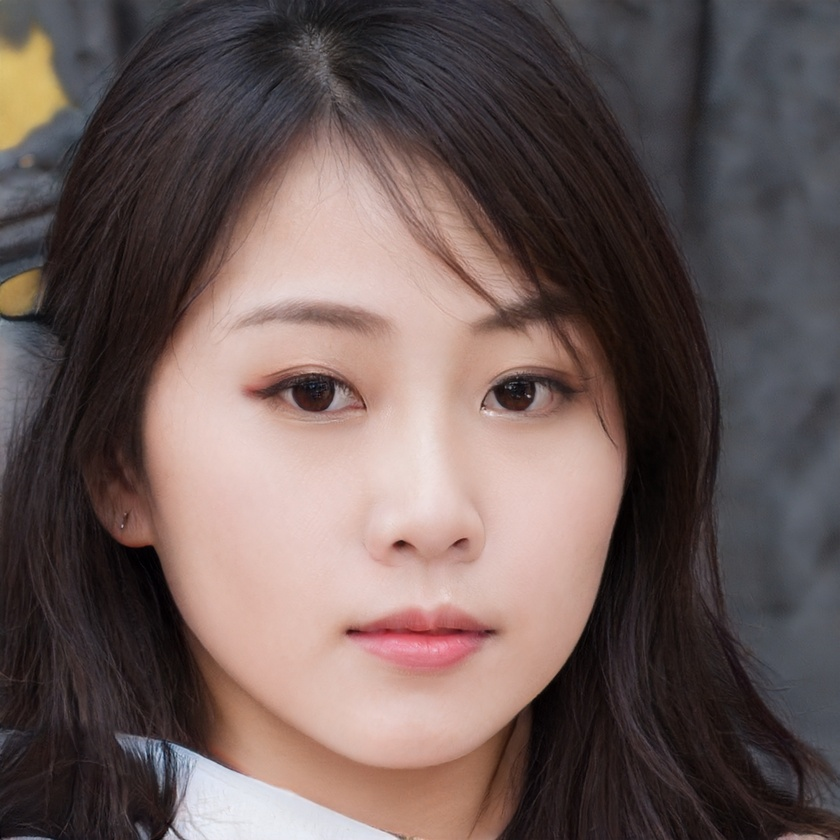
#> input picture images/p3.jpg, 840 x 840 px, shrunk from 1024 x 1024 before the run
$ python skin_tone_features.py
#> lines starting #> are read from the running program, lines starting #| are printed output that depends on the picture; after the words box and inside, x2 and y2 are one past the last pixel; in counts of white or black regions, pixels touching at a corner belong together
import os

import cv2

# 确保保存路径的文件夹存在
os.makedirs("./images/output_09", exist_ok=True)


def skin(img):
    img_hsv = cv2.cvtColor(img, cv2.COLOR_BGR2HSV)
    # 拆分HSV色彩通道 使用cv2.split()方法更为快捷
    H, S, V = cv2.split(img_hsv)
    img_skin = cv2.inRange(H, 3, 12)
    return img_skin


img1 = cv2.imread("./images/p3.jpg")
#> img1 is the input picture: shape (840, 840, 3); mean B, G, R 87.9, 90.4, 107.2
img2 = cv2.imread("./images/p5.jpg")
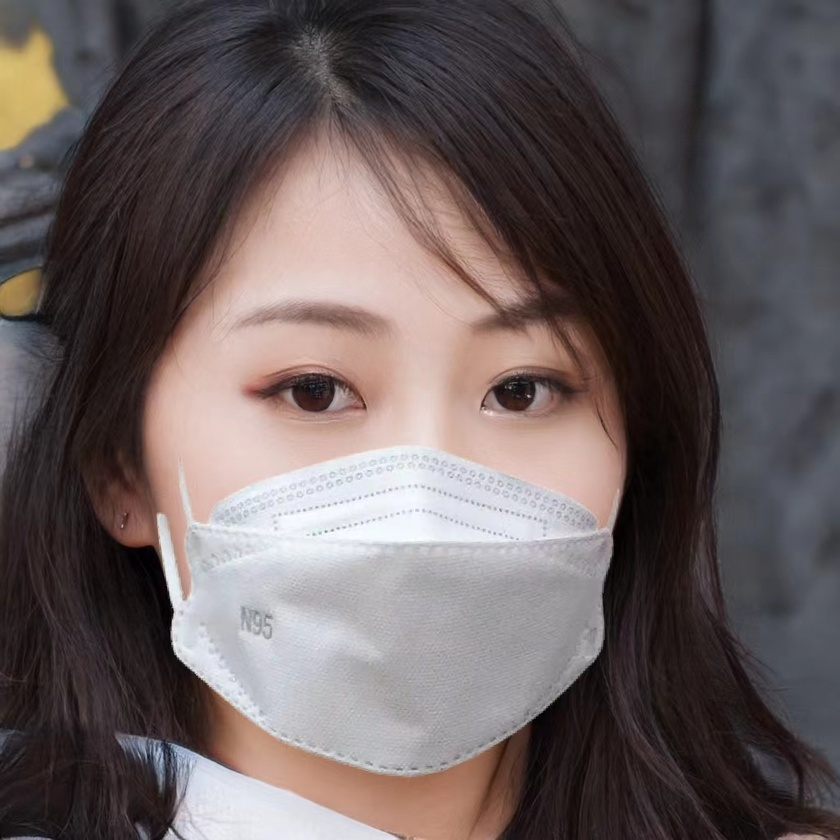
#> input picture images/p5.jpg, 840 x 840 px, shrunk from 1024 x 1024 before the run
#> img2 is the input picture: shape (840, 840, 3); mean B, G, R 94.3, 94.3, 105.1
cv2.imwrite("./images/output_09/p3_h.jpg", skin(img1))
#> in skin, `img_hsv = cv2.cvtColor(img, cv2.COLOR_BGR2HSV)`: img_hsv: shape (840, 840, 3); mean H, S, V 62.9, 60.3, 109.2
#> in skin, `img_skin = cv2.inRange(H, 3, 12)`:
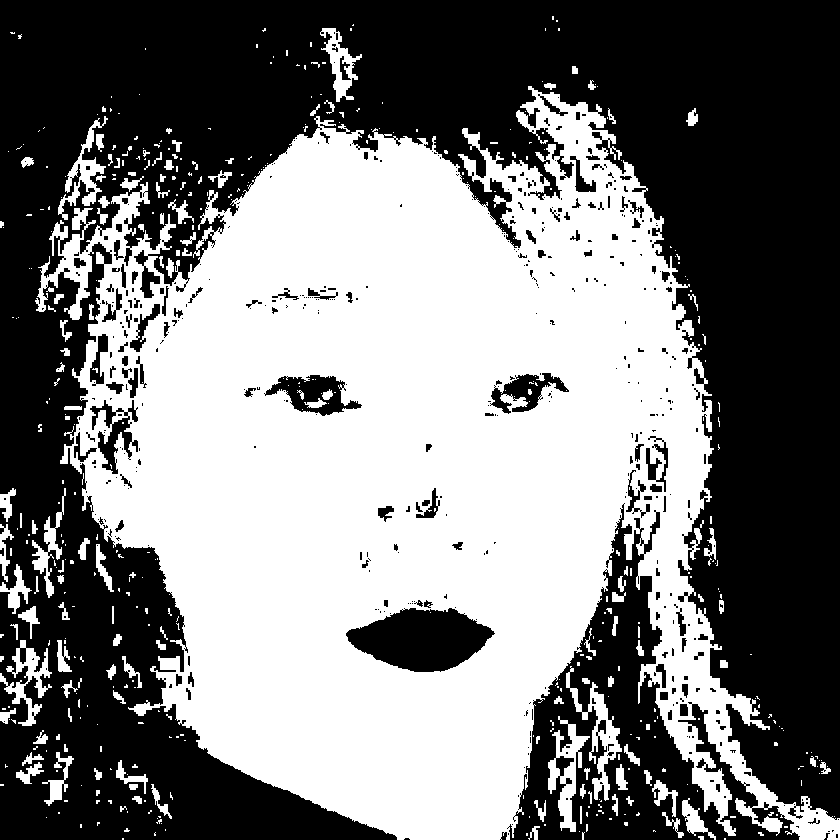
#> img_skin: shape (840, 840); 48.8% white; 487 white regions (352 under 20 px), largest, box (x1, y1, x2, y2) and area: (35, 86, 840, 840) 323084, (566, 666, 622, 801) 1785, (548, 716, 590, 832) 1767
cv2.imwrite("./images/output_09/p5_h.jpg", skin(img2))
#> in skin (call 2), `img_hsv = cv2.cvtColor(img, cv2.COLOR_BGR2HSV)`: img_hsv: shape (840, 840, 3); mean H, S, V 81.3, 51, 108.1
#> in skin (call 2), `H, S, V = cv2.split(img_hsv)`:
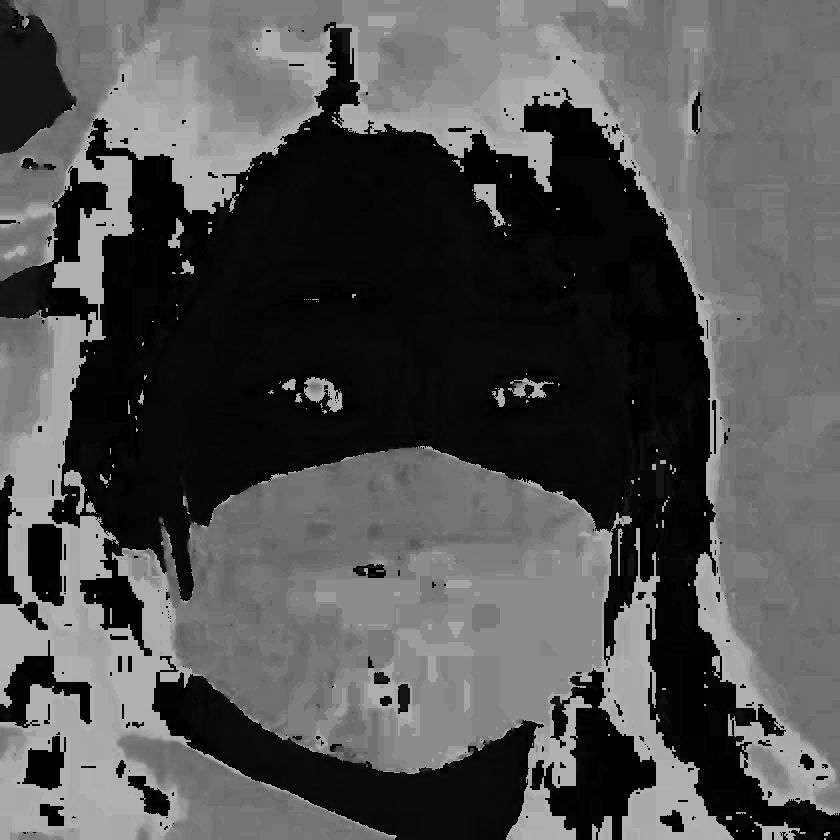
#> H: shape (840, 840); min 0, max 179, mean 81.3
#> in skin (call 2), `H, S, V = cv2.split(img_hsv)`:
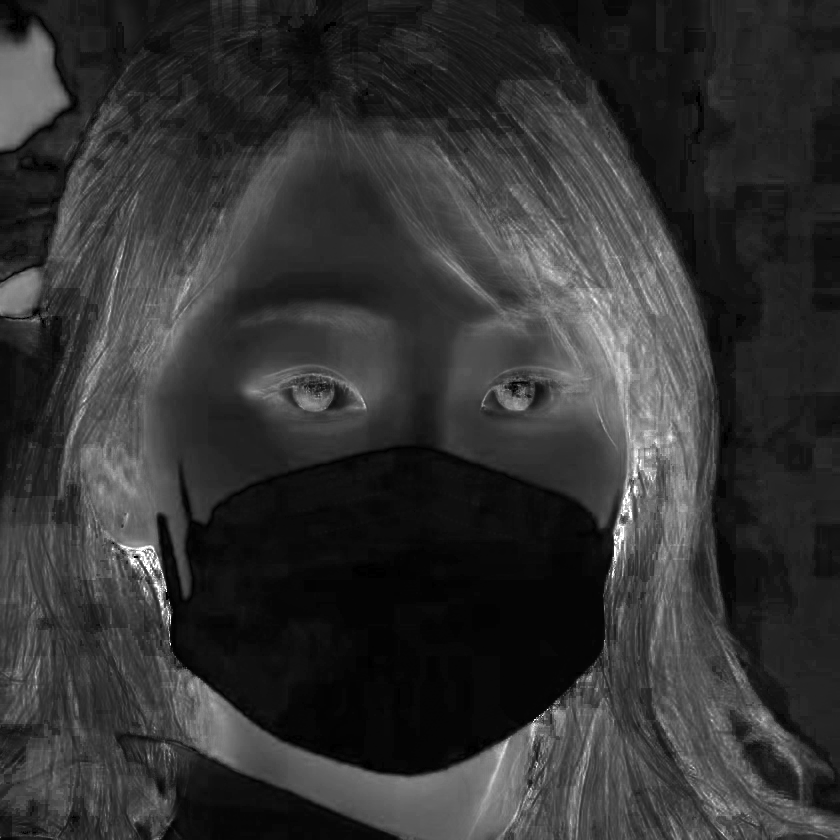
#> S: shape (840, 840); min 0, max 255, mean 51
#> in skin (call 2), `H, S, V = cv2.split(img_hsv)`:
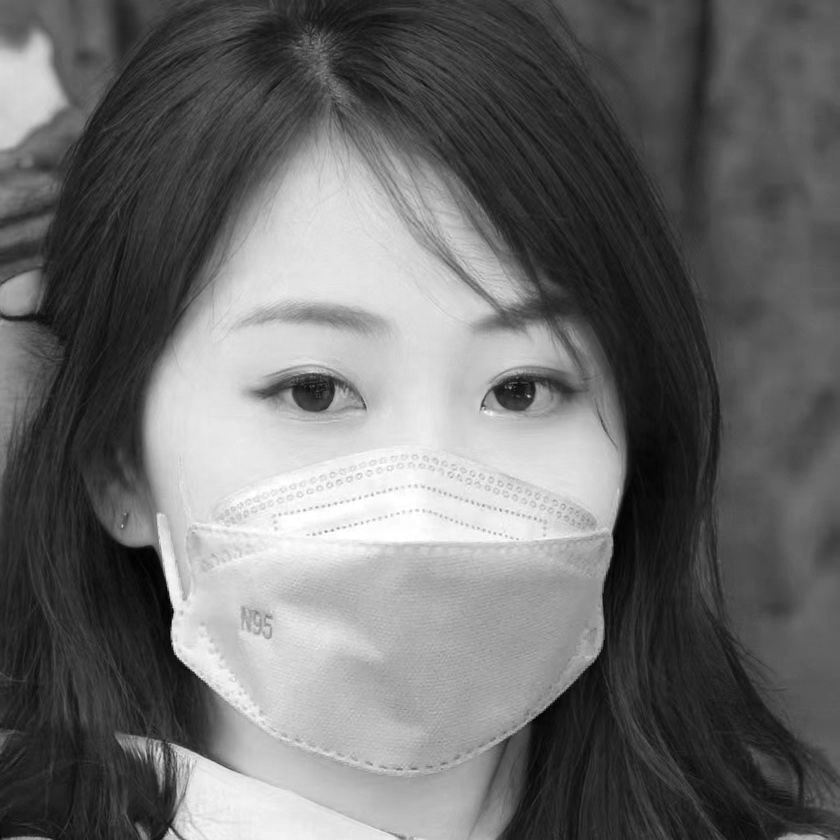
#> V: shape (840, 840); min 1, max 255, mean 108.1
#> in skin (call 2), `img_skin = cv2.inRange(H, 3, 12)`:
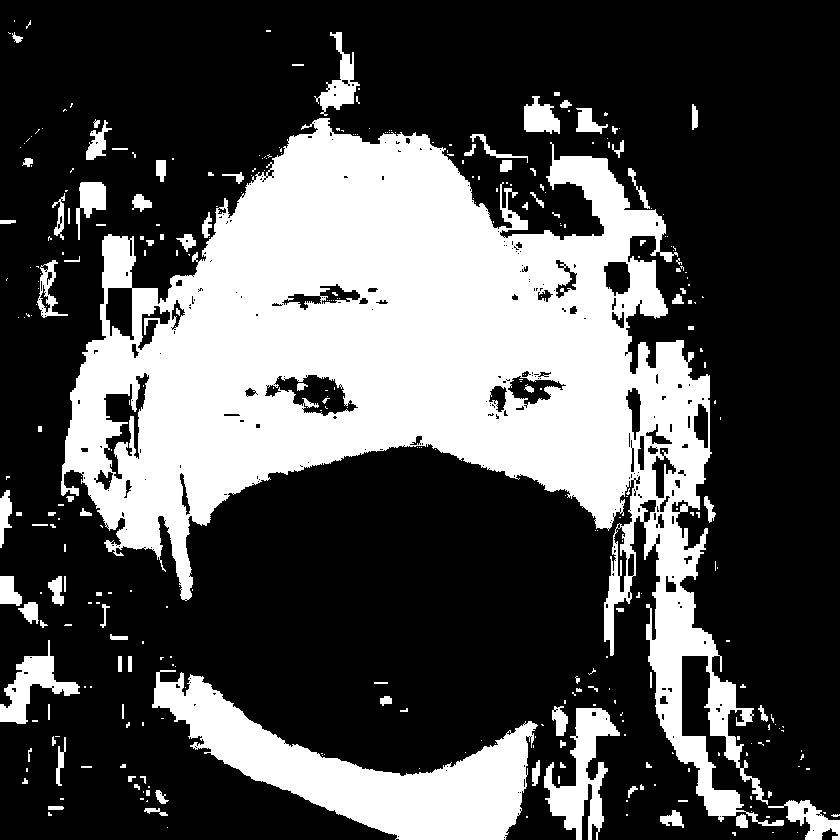
#> img_skin: shape (840, 840); 31.4% white; 346 white regions (244 under 20 px), largest, box (x1, y1, x2, y2) and area: (61, 118, 784, 826) 177693, (152, 670, 538, 840) 23527, (544, 708, 620, 840) 4131
